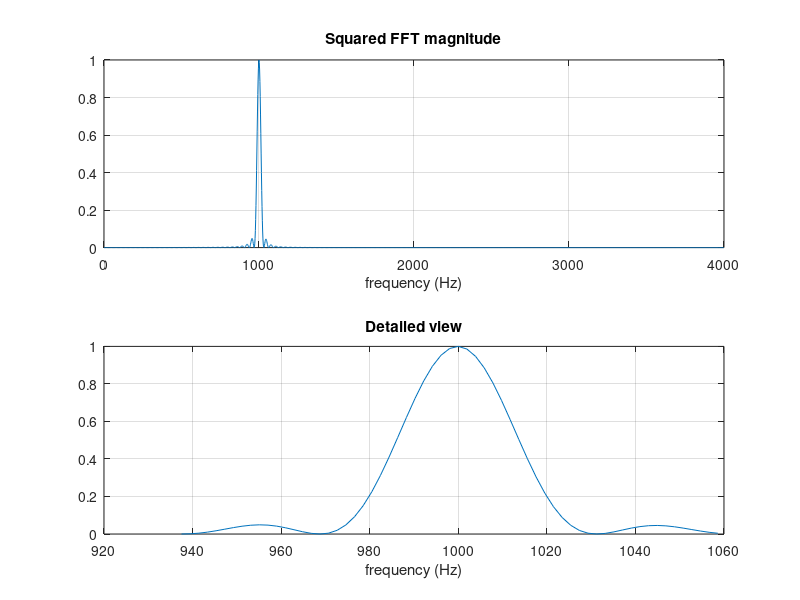

The MATLAB script that drew this image:
N = 256;% number of data points
M = 4096; % number of samples after zero padding 

t = 2*pi*1000*[0:N-1]'/8000;
x = sin(t); % generate samples of 1kHz sine with 8kHz sampling
x= x.*boxcar(N); % multiply by windowing function
x = [x; zeros(M-N,1)]; % zero padding 

s = abs(fft(x)).^2; % compute squared magnitude of FFT
s = s/max(s); % normalize so that max is 1.0
f = 8000*[0:M-1]/M; 

figure;
subplot(2,1,1);
plot(f(1:M/2),s(1:M/2));
xlabel('frequency (Hz)');
title('Squared FFT magnitude');
grid on;

subplot(2,1,2);
plot(f(M/8-31:M/8+31),s(M/8-31:M/8+31));
xlabel('frequency (Hz)');
title('Detailed view');
grid on;

